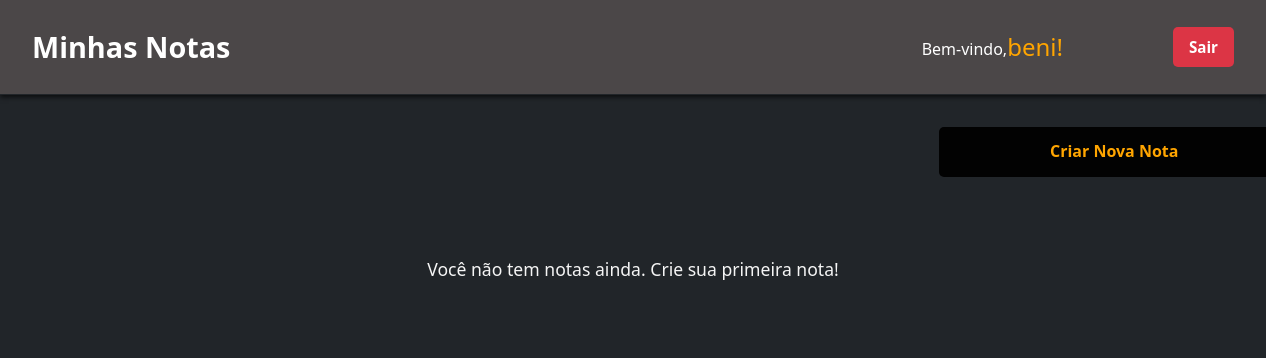
Page / (signed in) on the earlier database version.
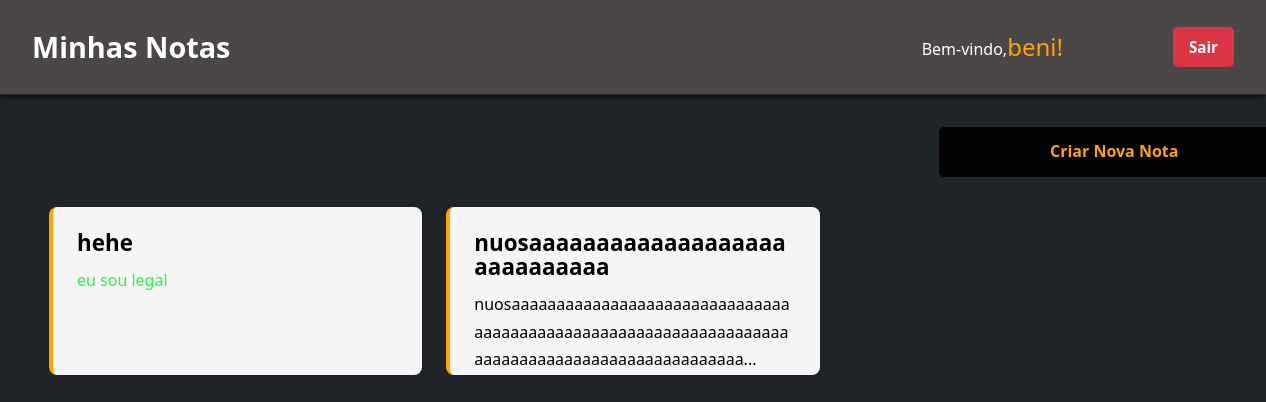
Same page on the later database version.
### tables this page shows
CREATE TABLE users (
            id INTEGER PRIMARY KEY AUTOINCREMENT,
            username TEXT UNIQUE NOT NULL,
            password TEXT NOT NULL,
            email TEXT UNIQUE NOT NULL
        );

CREATE TABLE notes (
            id INTEGER PRIMARY KEY AUTOINCREMENT,
            user_id INTEGER NOT NULL,
            title TEXT NOT NULL,
            content TEXT NOT NULL,
            image_path TEXT, text_color TEXT DEFAULT '#000000',
            FOREIGN KEY (user_id) REFERENCES users(id)
        );

### main.py (the view)
@app.get("/", response_class=HTMLResponse)
async def home(request: Request, session_token: Optional[str] = Cookie(None)):
    if not session_token:
        return RedirectResponse(url="/login", status_code=302)
    try:
        user_id = get_user_id(session_token)
        conn = sqlite3.connect("users.db")
        c = conn.cursor()
        c.execute("SELECT username FROM users WHERE id = ?", (user_id,))
        user = c.fetchone()
        c.execute("SELECT * FROM notes WHERE user_id = ?", (user_id,))
        notes = c.fetchall()
        conn.close()
        if not user:
            return RedirectResponse(url="/login", status_code=302)
        notes_list = []
        for n in notes:
            image_path = n[4] if len(n) > 4 else None
            text_color = n[5] if len(n) > 5 and n[5] else "#000000"
            notes_list.append({"id": n[0], "title": n[2], "content": n[3], "image_path": image_path, "text_color": text_color})
        return templates.TemplateResponse("notes.html", {
            "request": request,
            "username": user[0],
            "notes": notes_list
        })
    except:
        return RedirectResponse(url="/login", status_code=302)

### templates/notes.html (shortened to what this page needs)
<!DOCTYPE html>
<html>
<body>
<head>
    <link rel="stylesheet" href="/static/css/notes.css">
</head>
    <div class="navbar">
        <div class="navbar-left">
            <h1>Minhas Notas</h1>
        </div>
        <div class="navbar-right">
            <span class="username">Bem-vindo,</span>
            <span class="username2">{{ username }}!</span>
            <a href="/logout" class="btn btn-logout">Sair</a>
        </div>
    </div>
    <div class="notes-wrapper">
        <a href="/create" class="btn btn-primary">Criar Nova Nota</a>
        <div class="notes-container">
            {% if notes %}
                {% for note in notes %}
                    <div class="note">
                        <a href="/note/{{ note.id }}" class="note-link">
                            <h2>{{ note.title }}</h2>
                            <p class="note-snippet" data-text-color="{{ note.text_color or '#000000' }}">{{ note.content[:100] }}{% if note.content|length > 100 %}...{% endif %}</p>
                        </a>
                    </div>
                {% endfor %}
            {% else %}
                <div class="empty-message">
                    <p class="empty-message-text">Você não tem notas ainda. Crie sua primeira nota!</p>
                </div>
            {% endif %}
        </div>
    </div>
</body>
</html>

### static/css/notes.css (style rules this page uses)
* { margin: 0; padding: 0; box-sizing: border-box; }
:root { --primary-color: #007bff; --primary-hover: #0056b3; --danger-color: #dc3545; --danger-hover: #c82333; --light-bg: #f8f9fa; --border-color: #dee2e6; --text-color: #212529; --text-muted: #6c757d; }
body { font-family: 'Segoe UI', Tahoma, Geneva, Verdana, sans-serif; background-color: var(--text-color); color: var(--text-color); line-height: 1.6; }
.navbar { background-color: rgb(75, 71, 72); box-shadow: 0 2px 5px rgba(0, 0, 0, 0.712); padding: 1.5rem 2rem; display: flex; justify-content: space-between; align-items: center; border-bottom: 1px solid var(--text-color); }
.navbar h1 { font-size: 1.8rem; color: white; background-color: rgb(75, 71, 72); }
.navbar-left { display: flex; align-items: center; gap: 10rem; background-color: rgb(202, 18, 18); }
.navbar-right { display: flex; align-items: center; gap: 10rem; background-color: rgb(75, 71, 72); }
.username { position: relative; left: 210px; top: 3px; font-size: 1rem; color: white; font-weight: 500; }
.username2 { position: relative; left: 50px; font-size: 1rem; color: orange; font-weight: 500; font-size: 1.5rem; }
.btn { padding: 0.75rem 1.5rem; border: none; border-radius: 5px; font-size: 1rem; font-weight: 600; cursor: pointer; transition: all 0.3s ease; text-decoration: none; display: inline-block; text-align: center; }
.btn-primary { position: relative; left: 890px; width: 30%; background-color: rgba(2, 2, 2); color: orange; }
.btn-logout { background-color: var(--danger-color); color: white; font-size: 0.95rem; padding: 0.5rem 1rem; }
.notes-wrapper { max-width: 1200px; margin: 2rem auto; padding: 0 1rem; background-color: var(--text-color); }
.notes-container { position: relative; top: 30px; display: grid; grid-template-columns: repeat(auto-fill, minmax(300px, 1fr)); gap: 1.5rem; background-color: var(--text-color); }
.note { line-height: 1.5em; background-color: whitesmoke; padding: 1.5rem; border-radius: 8px; box-shadow: 0 2px 8px rgba(0, 0, 0, 0.1); border-left: 4px solid orange; transition: background-color 0.3s ease, transform 0.3s, box-shadow 0.5s; }
.note h2 { color: black; margin-bottom: 0.8rem; font-size: 1.4rem; word-wrap: break-word; }
.note p { color: black; line-height: 1.7; word-wrap: break-word; white-space: pre-wrap; overflow-wrap: break-word; }
.note-link { background-color: whitesmoke; text-decoration: none; color: inherit; display: block; height: 100%; }

Differences in the rows shown:
added notes: title "hehe", content "eu sou legal"
added notes: title "nuosaaaaaaaaaaaaaaaaaaaaaaaaaaaaa", content "nuosaaaaaaaaaaaaaaaaaaaaaaaaaaaaaaaaaaaaaaaaaaaaaaaaaaaaaaaaaaaaaaaaaaaaaaaaaaaaaaaaaaaaaaaaaaaaaaaa"
Other differences:
text no longer shown: "Você não tem notas ainda. Crie sua primeira nota!"
